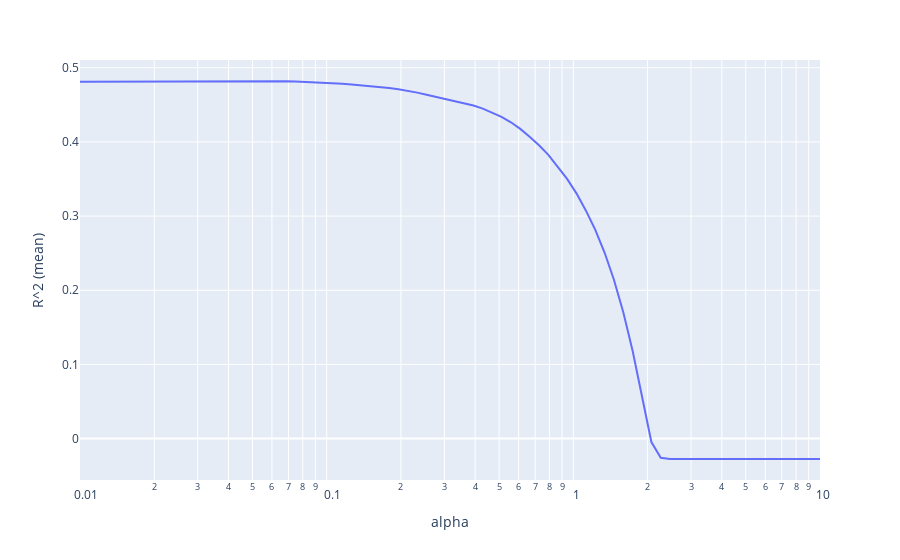

Write notebook code for a chart like this one.
### Code cell
# we pick alpha before the drop of the R^2 value
r2_means = []

for i in alphas:
    r2_means.append(cross_val_score(Lasso(alpha=i), original_X, original_y).mean())

result = pd.DataFrame(zip(alphas, r2_means), columns=['alpha', 'R^2 (mean)'])
fig = px.line(result, x='alpha', y='R^2 (mean)')
fig.update_xaxes(type='log')
fig.show()
